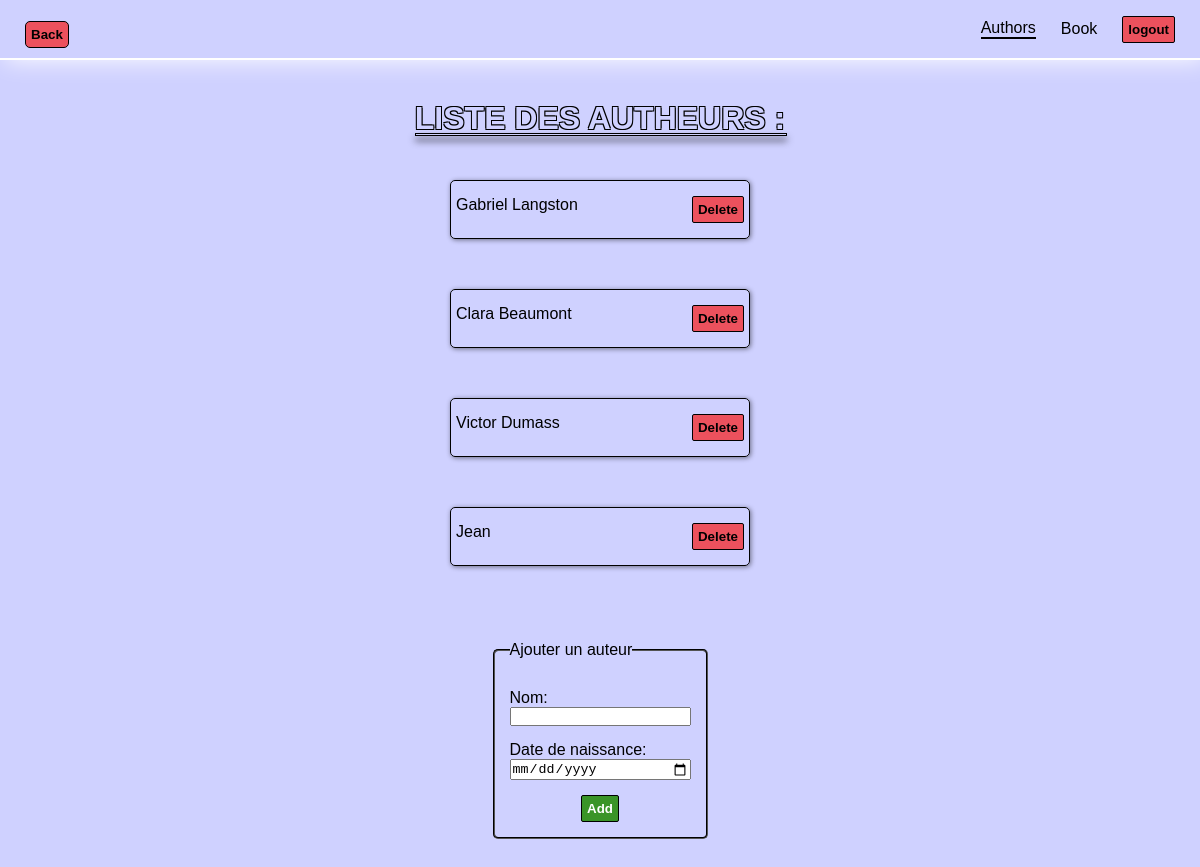
Page /authors/ (signed in) on the committed database.
### library/models.py (models this page shows, shortened)
class Author(models.Model):
    name = models.CharField(max_length=50)
    birthdate = models.DateField()

### library/views.py (the view, shortened to what this page needs)
# urls.py: path('authors/', views.AuthorsView.as_view(), name='authors'),
class AuthorsView(LoginRequiredMixin, View):
    def get(self, request : HttpRequest) -> HttpResponse:
        form = AuthorForm()
        return render(
            request,
            'authors.html',
            {'authors' : Author.objects.all(), 'form' : form },
            )

### library/form.py
class AuthorForm(forms.ModelForm):
    class Meta:
        model = Author
        fields = ['name', 'birthdate']
        widgets = {
            'name': forms.TextInput(attrs={"type": "text"}),
            'birthdate': forms.DateInput(attrs={"type": "date"})
        }
        labels = {
            'name': 'Nom',
            'birthdate': 'Date de naissance'
        }

### library/templates/authors.html (shortened to what this page needs)
{% extends "base.html" %}
{% block content %}
{% if authors %}
<h1 class="title">Liste des autheurs :</h1>
{% for author in authors %}
<ul>
    <li>
        <a href="/author/{{author.id}}">
            {{ author.name }}
        </a>
        <form method="post">
            <input type="submit" id="delete" onclick="return confirm('Supprimez définitivement {{ author.name }}')"
                value="Delete" />
        </form>
    </li>
</ul>
{% endfor %}
{% else %}
<h2>Aucun auteur n'a été ajouté</h2>
<br><br><br>
{% endif %}
{% if user.is_authenticated %}
<form method="post" class="form">
    <fieldset>
        <legend>Ajouter un auteur</legend>
        {{ form.as_p }}
        <input type="submit" value="Add" />
    </fieldset>
</form>
{% endif %}
{% endblock %}

### library/static/css/styles.css (style rules this page uses)
* { margin: 0; padding: 0; box-sizing: border-box; }
body { display: flex; justify-content: center; align-items: center; flex-direction: column; background-color: #cfd1ff; min-height: 100vh; max-width: 100vw; overflow-x: hidden; font-family: 'Trebuchet MS', 'Lucida Sans Unicode', 'Lucida Grande', 'Lucida Sans', Arial, sans-serif; }
#delete { margin-left: 25px; }
li { max-width: 100%; margin: 10px auto; display: flex; justify-content: space-between; }
h1 { color: #cfd1ff; text-align: center; font-family: 'Franklin Gothic Medium', 'Arial Narrow', Arial, sans-serif4; text-shadow: 1px 1px 0 black, -1px 1px 0 black, 1px -1px 0 black, -1px -1px 0 black; text-transform: uppercase; }
.form { margin-bottom: 50px; margin-top: 50px; }

### rows in the picture
Author: name "Gabriel Langston"
Author: name "Clara Beaumont"
Author: name "Victor Dumass"
Author: name "Jean"
